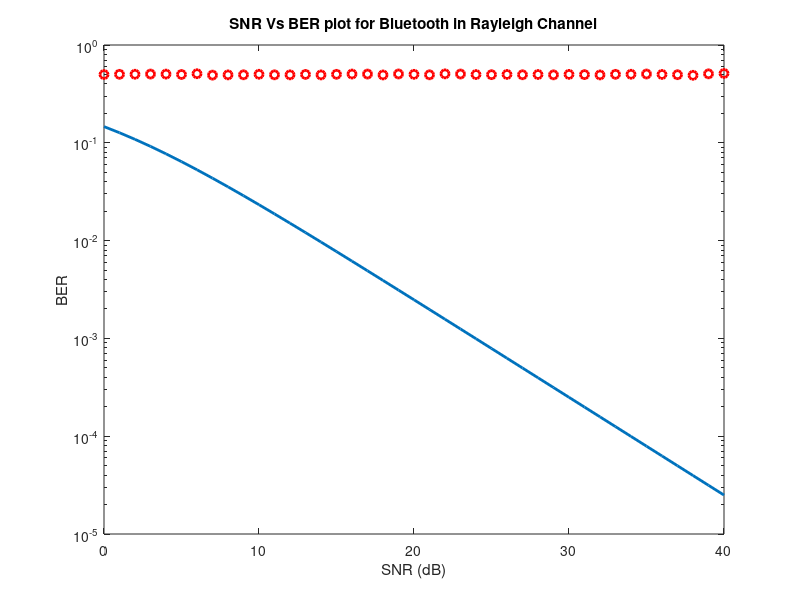

The MATLAB source for this figure: (Note: this script raises an error after producing the figure.)
% MATLAB Script for computing the BER for BPSK modulation in a
% Rayleigh fading channel and compred to AWGN Channel

% Clear all the previously used variables
clear all;
 
format long;

% Frame Length
bit_count = 10000;

%Range of SNR over which to simulate
SNR = 0: 1: 40;

% Start the main calculation loop
for aa = 1: 1: length(SNR)
    
    % Initiate variables
    T_Errors = 0;
    T_bits = 0;
    
    % Keep going until you get 100 errors
    while T_Errors < 100
    
        % Generate some random bits
        uncoded_bits  = round(rand(1,bit_count));

        % BPSK modulator
        tx = -2*(uncoded_bits-0.5);
    
        % Noise variance
        N0 = 1/10^(SNR(aa)/10);
        
        % Rayleigh channel fading
        h = 1/sqrt(2)*[randn(1,length(tx)) + j*randn(1,length(tx))]; 

        % Send over Gaussian Link to the receiver
        rx = h.*tx + sqrt(N0/2)*(randn(1,length(tx))+i*randn(1,length(tx)));
        
%---------------------------------------------------------------

        % Equalization to remove fading effects. Ideal Equalization
        % Considered
        rx = rx./h;
        
        % BPSK demodulator at the Receiver
        rx2 = rx < 0;
    
        % Calculate Bit Errors
        diff = uncoded_bits - rx2;
        T_Errors = T_Errors + sum(abs(diff));
        T_bits = T_bits + length(uncoded_bits);
        
    end
    % Calculate Bit Error Rate
    BER(aa) = T_Errors / T_bits;
    disp(sprintf('bit error probability = %f',BER(aa)));

end
  
%------------------------------------------------------------

% Finally plot the BER Vs. SNR(dB) Curve on logarithmic scale 
% Calculate BER through Simulation

% Rayleigh Theoretical BER
SNRLin = 10.^(SNR/10);
theoryBer = 0.5.*(1-sqrt(SNRLin./(SNRLin+1)));

% Start Plotting
% Rayleigh Theoretical BER
figure(1);
semilogy(SNR,theoryBer,'-','LineWidth',2);
hold on;

% Simulated BER
figure(1);
semilogy(SNR,BER,'or','LineWidth',2);
hold on;
xlabel('SNR (dB)');
ylabel('BER');
title('SNR Vs BER plot for Bluetooth in Rayleigh Channel');


% Theoretical BER
figure(1);
theoryBerAWGN = 0.5*erfc(sqrt(10.^(SNR/10)));
semilogy(SNR,theoryBerAWGN,'blad-','LineWidth',2);
legend('Rayleigh Theoretical','Rayleigh Simulated', 'AWGN Theoretical');
axis([0 40 10^-5 0.5]);
grid on;
